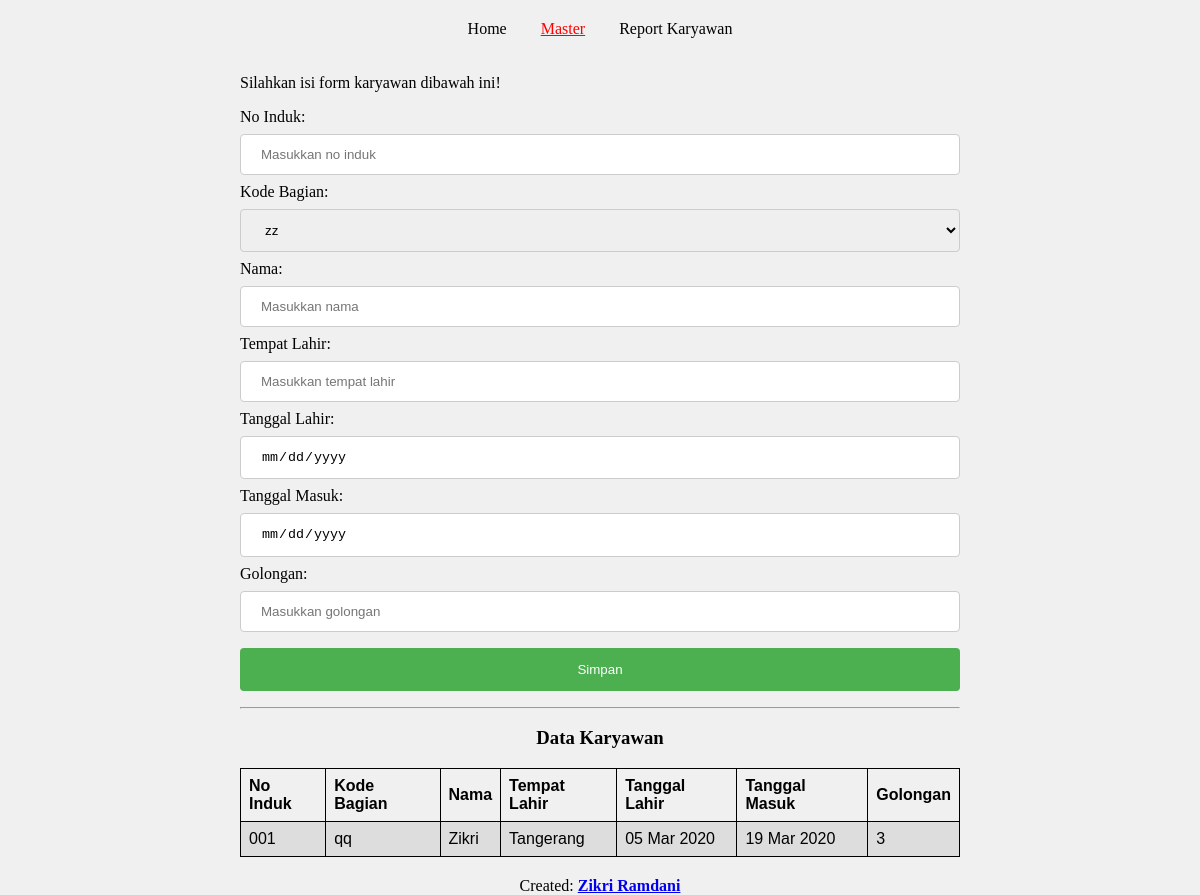
Page /insert_karyawan.php on the earlier database version.
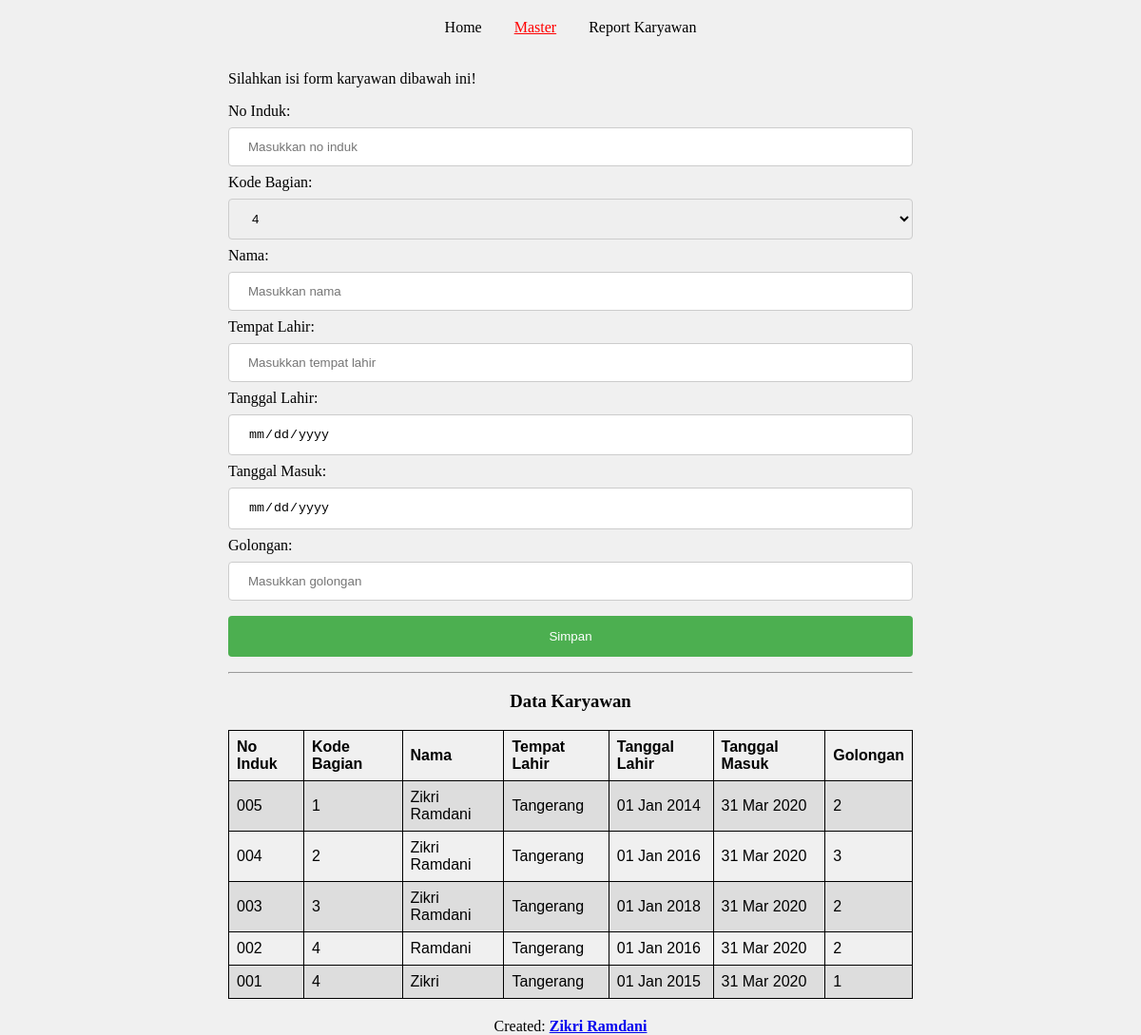
Same page on the later database version.
### tables this page shows
CREATE TABLE `tbl_karyawan` (
  `id_karyawan` int(11) NOT NULL,
  `no_induk` char(9) NOT NULL,
  `kode_bagian` char(5) NOT NULL,
  `nama` varchar(50) NOT NULL,
  `tempat_lahir` varchar(50) NOT NULL,
  `tanggal_lahir` datetime NOT NULL,
  `tanggal_masuk` datetime NOT NULL,
  `golongan` char(3) NOT NULL
);

### insert_karyawan.php (the view, shortened to what this page needs)
<!DOCTYPE html>
<html>
<head>
	<link rel="stylesheet" href="css/styles.css">
	<link rel="stylesheet" href="css/form.css">
	<link rel="stylesheet" href="css/tables.css">
</head>
<body>
<div class="flex-container">
	<header>
		<a href="./">Home</a>
		<div class="submenu">
		  	<a href="#" class="active">Master</a>
		</div>
		<a href="report_karyawan.php">Report Karyawan</a>
	</header>
	<section class="content">
		<p>Silahkan isi form karyawan dibawah ini!</p>
		<form action="proses_insert_karyawan.php" method="POST">
			<label>No Induk:</label><br>
		  	<input type="number" name="no_induk" placeholder="Masukkan no induk" required><br>
		  	<label>Kode Bagian:</label><br>
		  	<?php
				include 'koneksi.php';
				$query = "SELECT * FROM tbl_bagian ORDER BY id_bagian DESC";
				$read = mysqli_query($koneksi, $query);
			?>
			<select name="kode_bagian" required>
				<?php
					while($bagian_data = mysqli_fetch_array($read)) {
					    echo "<option value='".$bagian_data['kode_bagian']."'>".$bagian_data['kode_bagian']."</option>";
			    	}
				?>
			</select><br>
		  	<label>Nama:</label><br>
		  	<input type="text" name="nama" placeholder="Masukkan nama" required><br>
		  	<label>Tempat Lahir:</label><br>
		  	<input type="text" name="tempat_lahir" placeholder="Masukkan tempat lahir" required><br>
		  	<label>Tanggal Lahir:</label><br>
		  	<input type="date" name="tanggal_lahir" placeholder="Masukkan tanggal lahir" required><br>
		  	<label>Tanggal Masuk:</label><br>
		  	<input type="date" name="tanggal_masuk" placeholder="Masukkan tanggal masuk" required><br>
		  	<label>Golongan:</label><br>
		  	<input type="number" name="golongan" placeholder="Masukkan golongan" required><br>
		  	<input type="submit" name="Simpan" value="Simpan">
		</form>
		<hr>
		<div class="text-center"><h3>Data Karyawan</h3></div>
		<div class="mb-20">
			<?php
			include 'koneksi.php';
			$query = "SELECT * FROM tbl_karyawan ORDER BY id_karyawan DESC";
			$read = mysqli_query($koneksi, $query);
			?>
			<table>
			  	<tr>
			  		<th>No Induk</th>
			    	<th>Kode Bagian</th>
			    	<th>Nama</th>
			    	<th>Tempat Lahir</th>
			    	<th>Tanggal Lahir</th>
			    	<th>Tanggal Masuk</th>
			    	<th>Golongan</th>
			  	</tr>
			  	<?php
				    while($karyawan_data = mysqli_fetch_array($read)) {
				        echo "<tr>";
				        echo "<td>".$karyawan_data['no_induk']."</td>";
				        echo "<td>".$karyawan_data['kode_bagian']."</td>";
				        echo "<td>".$karyawan_data['nama']."</td>";
				        echo "<td>".$karyawan_data['tempat_lahir']."</td>";
				        echo "<td>".date('d M Y', strtotime($karyawan_data['tanggal_lahir']))."</td>";
				        echo "<td>".date('d M Y', strtotime($karyawan_data['tanggal_masuk']))."</td>";
				        echo "<td>".$karyawan_data['golongan']."</td>";
				        echo "</tr>";
				    }
			    ?>
			</table>
		</div>
	</section>
	<?php include 'footer.php';?>
</div>
</body>
</html>

Differences in the rows shown:
added tbl_karyawan: no_induk "005", kode_bagian "1", nama "Zikri Ramdani", tempat_lahir "Tangerang", tanggal_lahir "01 Jan 2014", tanggal_masuk "31 Mar 2020", golongan "2"
added tbl_karyawan: no_induk "004", kode_bagian "2", nama "Zikri Ramdani", tempat_lahir "Tangerang", tanggal_lahir "01 Jan 2016", tanggal_masuk "31 Mar 2020", golongan "3"
added tbl_karyawan: no_induk "003", kode_bagian "3", nama "Zikri Ramdani", tempat_lahir "Tangerang", tanggal_lahir "01 Jan 2018", tanggal_masuk "31 Mar 2020", golongan "2"
added tbl_karyawan: no_induk "002", kode_bagian "4", nama "Ramdani", tempat_lahir "Tangerang", tanggal_lahir "01 Jan 2016", tanggal_masuk "31 Mar 2020", golongan "2"
changed tbl_karyawan "Zikri": kode_bagian "qq" → "4"; tanggal_lahir "05 Mar 2020" → "01 Jan 2015"; tanggal_masuk "19 Mar 2020" → "31 Mar 2020"; golongan "3" → "1"
Other differences:
form field kode_bagian: "zz" → "4"
